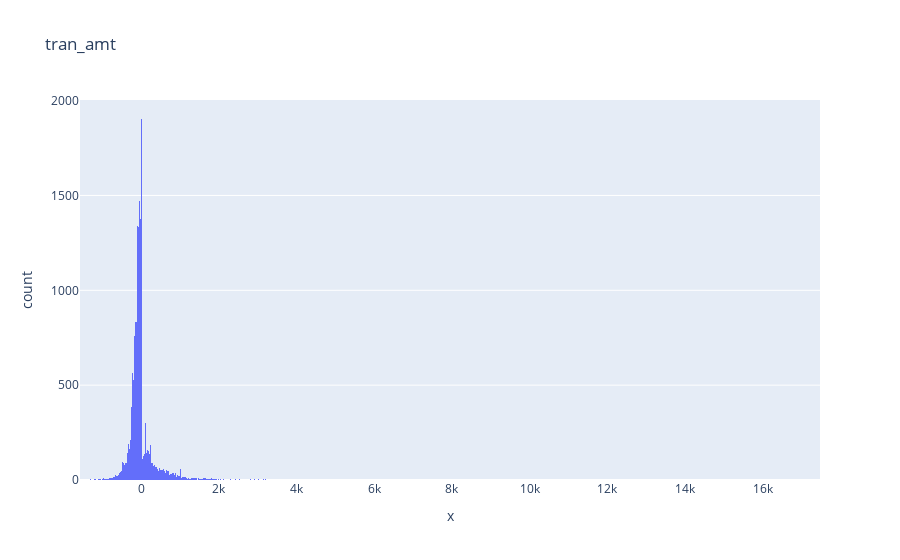

The cell this chart's notebook holds for it:
### Code cell
df=dfcredit_tran # Put name of dataframe variable here
@interact_manual #decorator
def exploreHistogram(x=list(df.select_dtypes('number').columns)[2:]):
    fig = px.histogram(x=df[x],title=x)
    fig.show()

### Figure 1 — Plotly figure (JSON) as saved in the notebook; plotly's stock layout.template omitted (floating-point values rounded to 4 significant figures; data arrays with more than 128 entries replaced by an {"elided": "..."} marker saying what was removed)
{"data": [{"alignmentgroup": "True", "bingroup": "x", "hovertemplate": "x=%{x}<br>count=%{y}<extra></extra>", "legendgroup": "", "marker": {"color": "#636efa", "pattern": {"shape": ""}}, "name": "", "offsetgroup": "", "orientation": "v", "showlegend": false, "type": "histogram", "x": {"elided": "20167 float values"}, "xaxis": "x", "yaxis": "y"}], "layout": {"barmode": "relative", "legend": {"tracegroupgap": 0}, "title": {"text": "tran_amt"}, "xaxis": {"anchor": "y", "domain": [0, 1], "title": {"text": "x"}}, "yaxis": {"anchor": "x", "domain": [0, 1], "title": {"text": "count"}}}}
